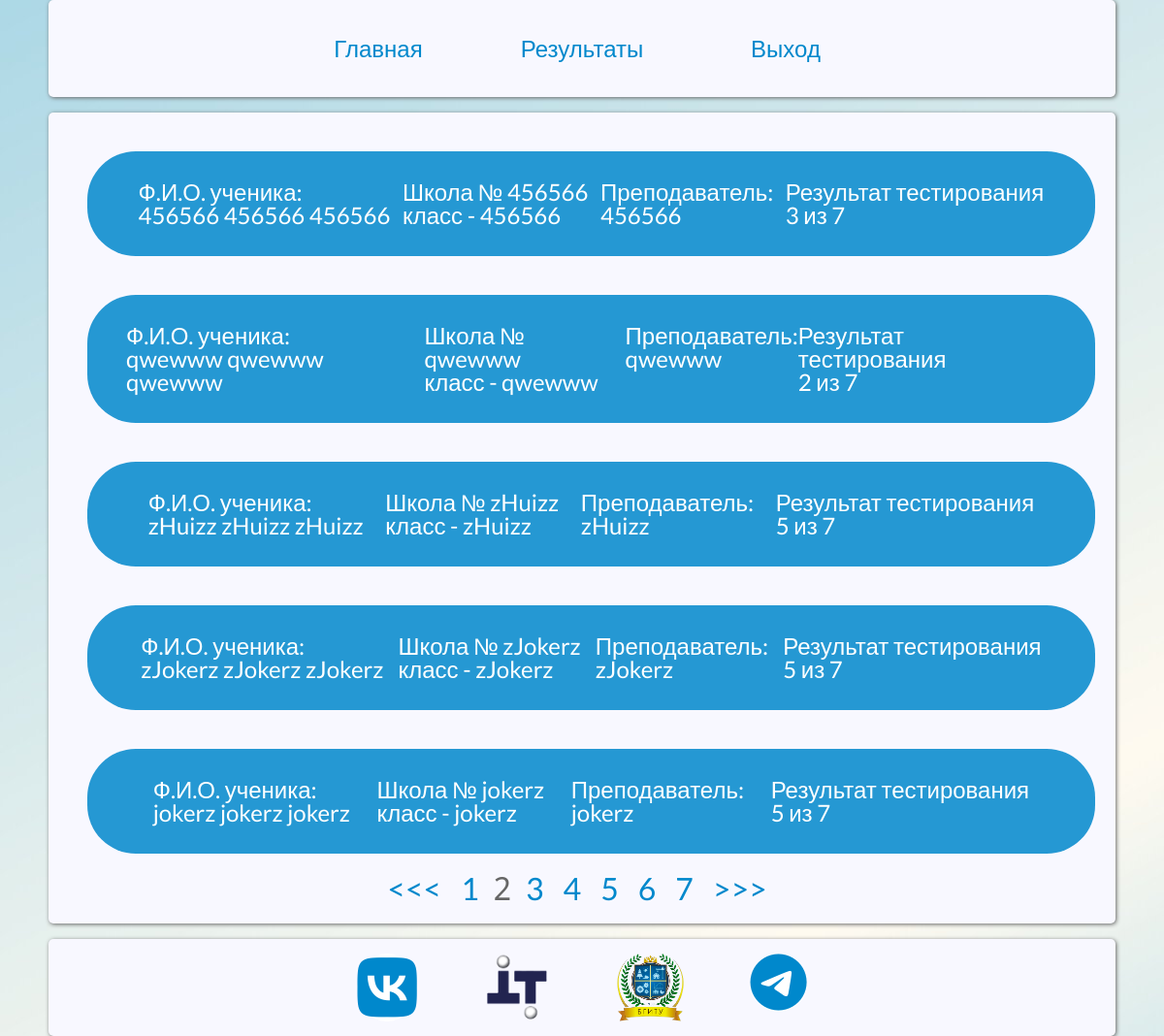
The app's page /admin/test_result?page=2 (signed in) with its own data.
### app/models.py (models this page shows, shortened)
class Test_result(db.Model):
    __tablename__ = 'test_result'
    id = db.Column(db.Integer, primary_key=True)
    test = db.Column(db.Integer, db.ForeignKey('test.id'), nullable=True)
    user = db.Column(db.Integer, db.ForeignKey('user.id'), nullable=True)
    grade = db.Column(db.Integer)
    date_time = db.Column(db.DateTime)

class User(UserMixin, db.Model):
    __tablename__ = 'user'
    id = db.Column(db.Integer, primary_key=True)
    surname = db.Column(db.String(50), nullable=False)
    name = db.Column(db.String(50), nullable=False)
    patronomyc = db.Column(db.String(50), nullable=True)
    school = db.Column(db.String(120), nullable=False)
    s_class = db.Column(db.String(10), nullable=False)
    s_teacher = db.Column(db.String(60), nullable=False)
    login = db.Column(db.String(40), nullable=False)
    password = db.Column(db.String(128), nullable=False)
    usertype = db.Column(db.String(20),nullable= False)

### app/routes.py (the view)
@app.route('/admin/test_result')
def test_result():
    user = User.query.filter_by(id=current_user.id).first()
    page = request.args.get('page', 1, type=int)
    pagination = db.session.query(Test_result.user, Test_result.grade, Test_result.date_time, User.name, User.surname,
                                  User.patronomyc, User.school, User.s_class, User.s_teacher).filter(
        Test_result.user == User.id).filter(Test_result.test == Test.id).order_by(Test_result.user.desc()).paginate(
        page=page, per_page=5)
    if user.usertype == "Администратор":
        return render_template('test_result.html',pagination=pagination,title="Просмотр результатов",menu=admin_menu)
    elif user.usertype == "Пользователь":
        return redirect(url_for('test_9c',menu=user_menu))

### app/routes.py (called while the page is built)
@Login_Manager.user_loader
def load_user(user_id):
    return User.query.get(int(user_id))

### app/templates/test_result.html (shortened to what this page needs)
{% extends "base.html" %}
{% block content %}
    <div class="result_wrapper">
        {% for i in pagination.items %}
            <div class="res-item">
                <p>Ф.И.О. ученика: <br>{{ i.surname }} {{ i.name }} {{ i.patronomyc }}</p>
                <p>Школа № {{ i.school }} <br> класс - {{ i.s_class }}</p>
                <p>Преподаватель: <br>{{ i.s_teacher }}</p>
                <p>Результат тестирования <br> {{ i.grade }} из 7
                </p>
            </div>
        {% endfor %}
        <div class="pagination">
            {% if pagination.has_prev %}
                <span>
            <a class='page-number' href="{{ url_for('.test_result', page=pagination.prev_num) }}">
                {{ '<<<' }}
            </a>
        </span>
            {% endif %}
            {% for number in pagination.iter_pages() %}
                {% if pagination.page != number %}
                    <span>
                    <a class='page-number'
                       href="{{ url_for('.test_result', page=number) }}">
                    {{ number }}
                    </a>
            </span>
                {% else %}
                    <span class='current-page-number'>{{ number }}</span>
                {% endif %}
            {% endfor %}
            {% if pagination.has_next %}
                <span>
            <a class='page-number'
               href="{{ url_for('.test_result', page=pagination.next_num) }}">
                {{ '>>>' }}
            </a>
        </span>
            {% endif %}
        </div>
    </div>
{% endblock %}

### app/static/css/styles.css (style rules this page uses)
*, *:before, *:after { box-sizing: border-box; margin: 0px; padding: 0px; }
p, a, li { font-family: 'Lato', sans-serif; }
body { background-image: url(../images/bg_main.jpg); background-attachment: fixed; }
html, body, div, span, h1, p, ul, li { margin: 0; padding: 0; border: 0; vertical-align: baseline; }
html, body, .wrap { height: 100%; line-height: 1; }
.pagination { width: 100%; margin: 0 auto; display: flex; justify-content: center; }
.pagination span { font-size: 2em; margin-right: 10px; }
.page-number { color: #0088cc; padding: 5px; text-decoration: none; }
.current-page-number { color: #666; }
.result_wrapper { max-width: 100%; position: relative; margin: 1em auto 0 auto; min-height: 767px; display: flex; flex-direction: column; justify-content: center; justify-items: center; background-color: #F8F8FF; border-radius: 5px; padding: 20px; box-shadow: 1px 1px 4px #666; }
.res-item { width: 98%; background-color: rgba(0, 136, 204, .85); border-radius: 50px; padding: 30px 40px; margin: 20px 20px; font-size: 24px; color: white; display: flex; justify-content: space-evenly; }

### records on screen
Test_result: surname "456566", name "456566", patronomyc "456566", school "456566", s_class "456566", s_teacher "456566", grade "3"
Test_result: surname "qwewww", name "qwewww", patronomyc "qwewww", school "qwewww", s_class "qwewww", s_teacher "qwewww", grade "2"
Test_result: surname "zHuizz", name "zHuizz", patronomyc "zHuizz", school "zHuizz", s_class "zHuizz", s_teacher "zHuizz", grade "5"
Test_result: surname "zJokerz", name "zJokerz", patronomyc "zJokerz", school "zJokerz", s_class "zJokerz", s_teacher "zJokerz", grade "5"
Test_result: surname "jokerz", name "jokerz", patronomyc "jokerz", school "jokerz", s_class "jokerz", s_teacher "jokerz", grade "5"

### other values on screen
{{ m['name'] }} "Главная" "Результаты" "Выход"
{{ '<<<' }} "<<<"
{{ number }} "1" "3" "4" "5" "6" "7"
{{ number }} "2"
{{ '>>>' }} ">>>"
